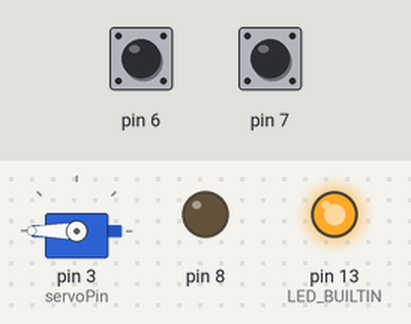
The sketch below on a simulated Arduino Uno, built with avr-gcc and run on an emulated ATmega328P. Shown: servo, output pins drawn as LEDs (lit = HIGH). Dashed ring = blinking. The test bench sets the inputs (shaded band); at power-on: pin 7 HIGH, pin 6 HIGH.

Above: at 1.2 s.
1.3 s: pin 7 pulled LOW for 0.15 s
At 1.7 s:
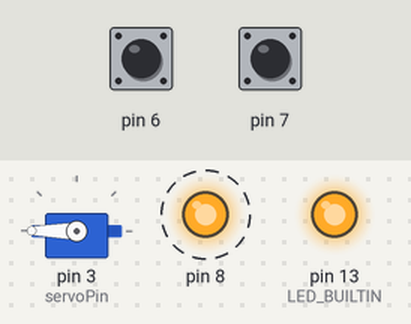
4.4 s: pin 6 pulled LOW for 1 s
At 5.35 s:
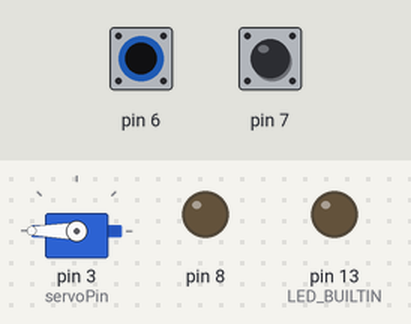
6.9 s: pin 7 pulled LOW for 1 s
At 10.7 s:
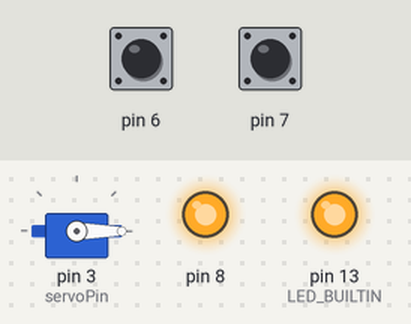
10.9 s: pin 7 pulled LOW for 0.15 s
At 11.8 s:
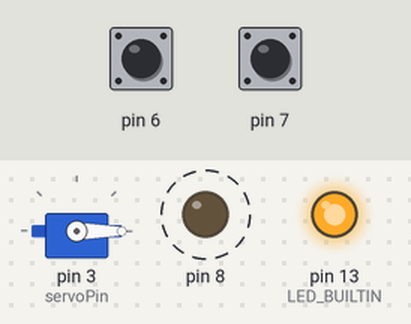
14.0 s: pin 7 pulled LOW for 3.2 s
At 14.0 s:
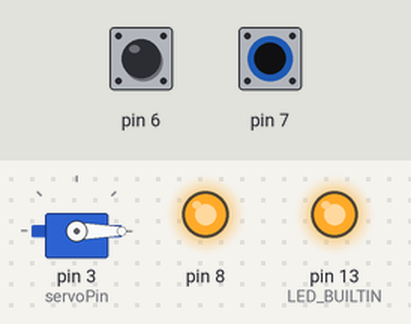
18.7 s: pin 6 driven LOW and pin 7 driven LOW
At 20.3 s:
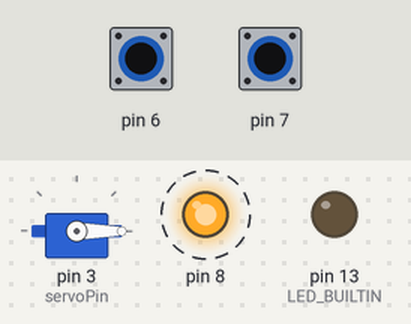
Timing chart, 0 to 22.7 s (numbered marks = the images above; inputs shaded):
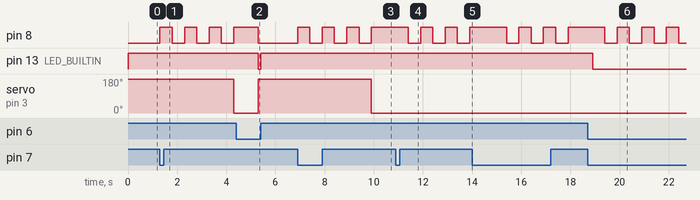

Measured:
- after the input at 1.3 s, pin 8: alternates HIGH for 0.50 s and LOW for 0.50 s, starting at once; servo on pin 3 (servoPin): 180° → 0° after 3.0 s
- after the input at 4.4 s, pin 13 (LED_BUILTIN): HIGH → LOW after 0.90 s, → HIGH 0.10 s later
- after the input at 6.9 s, pin 8: alternates HIGH for 0.50 s and LOW for 0.50 s, starting at once; servo on pin 3 (servoPin): 180° → 0° after 3.0 s
- after the input at 10.9 s, servo on pin 3 (servoPin): stays 0° (without the input it goes to 180° after 0.00 s)
- after the input at 14.0 s, servo on pin 3 (servoPin): stays 0° (without the input it goes to 180° after 0.90 s)
- after the input at 18.7 s, pin 13 (LED_BUILTIN): HIGH → LOW after 0.20 s; servo on pin 3 (servoPin): stays 0° (without the input it goes to 180° after 0.20 s)

The sketch:

Timer.ino
```cpp
#include <Servo.h>
Servo myservo; // create servo object to control a servo int pos = 0; // variable to store the servo position
int servoPin = 3; // define the pin of servo signal line
int button;
int toggle;


void setup() {
  // put your setup code here, to run once:
  myservo.attach(servoPin); // attaches the servo on servoPin to the servo object
  pinMode(7, INPUT_PULLUP);
  pinMode(6, INPUT_PULLUP);
  pinMode(8, OUTPUT);
  Serial.print("Starting");
  pinMode(LED_BUILTIN, OUTPUT);
}

void loop() {
  // put your main code here, to run repeatedly:
  toggle = digitalRead(6);
  Serial.print(toggle);
  if(toggle == 1){
    button = digitalRead(7);
    digitalWrite(LED_BUILTIN, HIGH);   // turn the LED on (HIGH is the voltage level)
    if(button == 0){
      nSecondDelay(3);
      myservo.write(0);
      delay(1000);
      digitalWrite(8, LOW);
      digitalWrite(LED_BUILTIN, LOW);   // turn the LED on (HIGH is the voltage level)

    }
    else{
      myservo.write(180);
    }
  }
  else{
    button = digitalRead(7);
    if(button == 0){
      nSecondDelay(10);
      myservo.write(0);
      delay(1000);
      digitalWrite(8, LOW);
    }
    else{
      myservo.write(180);
    }
  }
}


void nSecondDelay(int seconds){

  for(int i = 0; i < seconds; i++){
    digitalWrite(8, HIGH);
    delay(500);
    digitalWrite(8, LOW);
    delay(500);
    digitalWrite(8, HIGH);
  }

}
```
